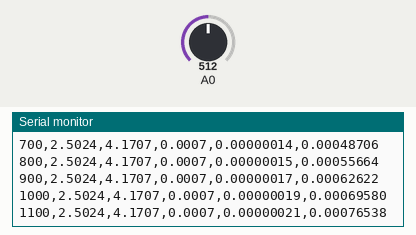
The sketch below on a simulated Arduino Uno, built with avr-gcc and run on an emulated ATmega328P. Shown: the last lines printed to the serial monitor. The test bench sets the inputs (shaded band); at power-on: A0 = 512.

Above: at 1.2 s.
1.3 s: A0 set to 716
At 1.31 s:
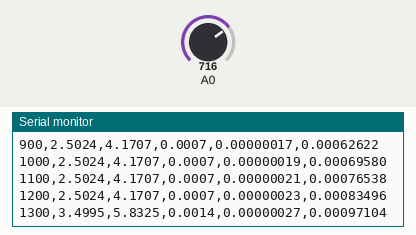
2.8 s: A0 set to 900
At 2.81 s:
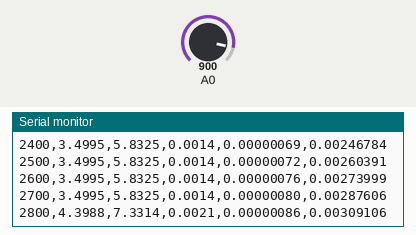
Timing chart, 0 to 5.8 s (numbered marks = the images above; inputs shaded):
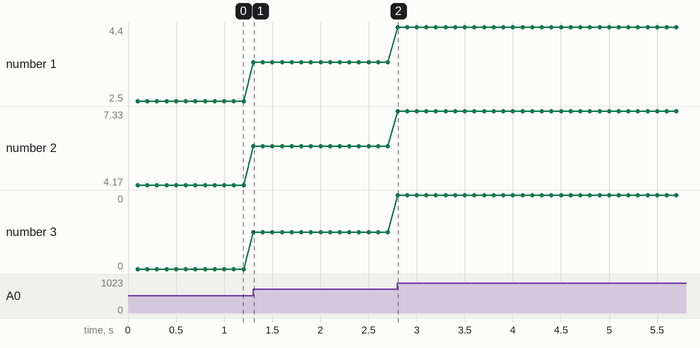

The sketch:

crank_meter.ino
```cpp
// Hand-crank generator energy meter
// Reads A0 (divider tap between R2 and R3), computes the generator
// voltage, instantaneous power dissipated in the R2+R3 divider (the
// only load on the generator), and integrates that into cumulative
// energy in Wh. Streams CSV over serial.
// Note: no rectifier is used. The generator is constrained to spin
// only in the direction that produces a positive voltage, so the
// output stays within the ADC's 0 to VREF range.

// ---- Circuit constants ----
const float R2 = 10000.0;   // top resistor of sensing divider (ohms)
const float R3 = 15000.0;   // bottom resistor of sensing divider (ohms)

const float VREF = 5.0;         // Arduino Uno ADC reference voltage
const int   ADC_MAX = 1023;     // 10-bit ADC

const unsigned long SAMPLE_INTERVAL_MS = 100; // how often to sample/report

// ---- State ----
unsigned long lastSampleTime = 0;
double cumulativeWh = 0.0;
double cumulativeJ = 0.0;

void setup() {
  Serial.begin(9600);
  lastSampleTime = millis();
  Serial.println("millis,VA0,Vgen,P_watts,cumulative_Wh,cumulative_J");
}

void loop() {
  unsigned long now = millis();
  if (now - lastSampleTime < SAMPLE_INTERVAL_MS) {
    return;
  }
  unsigned long dt_ms = now - lastSampleTime;
  lastSampleTime = now;

  int raw = analogRead(A0);
  float VA0 = (raw / (float)ADC_MAX) * VREF;

  // Reconstruct the generator voltage from the divider tap
  float Vgen = VA0 * (R2 + R3) / R3;

  // Power dissipated in the divider itself (R2 + R3 in series),
  // since it's the only load on the generator output
  float P = (Vgen * Vgen) / (R2 + R3);

  // Integrate power over the elapsed interval to accumulate energy
  // P (W) * dt (ms) / 1000 = Joules for this interval
  // Joules / 3600 = Wh for this interval
  double joulesThisStep = (double)P * (dt_ms / 1000.0);
  cumulativeWh += joulesThisStep / 3600.0;
  cumulativeJ += joulesThisStep;
  Serial.print(now);
  Serial.print(",");
  Serial.print(VA0, 4);
  Serial.print(",");
  Serial.print(Vgen, 4);
  Serial.print(",");
  Serial.print(P, 4);
  Serial.print(",");
  Serial.print(cumulativeWh, 8);
  Serial.print(",");
  Serial.println(cumulativeJ, 8);
}
```

Measured:
- after the input at 1.3 s, the serial monitor: prints a new line at once (image 1)
- plotted number 1: 2.5 → 3.5 after the input at 1.3 s
- plotted number 2: 4.17 → 5.83 after the input at 1.3 s
- plotted number 3: 0 → 0 after the input at 1.3 s
